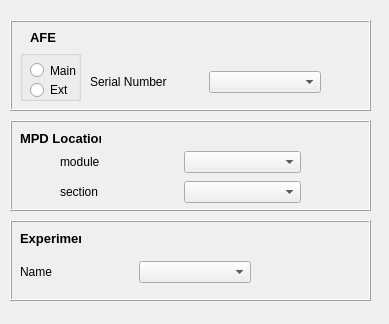
<?xml version="1.0" encoding="UTF-8"?>
<ui version="4.0">
 <class>AddSipmExtraPage</class>
 <widget class="QWizardPage" name="AddSipmExtraPage">
  <property name="geometry">
   <rect>
    <x>0</x>
    <y>0</y>
    <width>389</width>
    <height>324</height>
   </rect>
  </property>
  <property name="windowTitle">
   <string>WizardPage</string>
  </property>
  <widget class="QFrame" name="frame_5">
   <property name="geometry">
    <rect>
     <x>10</x>
     <y>20</y>
     <width>361</width>
     <height>91</height>
    </rect>
   </property>
   <property name="frameShape">
    <enum>QFrame::Box</enum>
   </property>
   <property name="frameShadow">
    <enum>QFrame::Raised</enum>
   </property>
   <widget class="QLabel" name="label_4">
    <property name="geometry">
     <rect>
      <x>20</x>
      <y>10</y>
      <width>41</width>
      <height>14</height>
     </rect>
    </property>
    <property name="font">
     <font>
      <pointsize>10</pointsize>
      <bold>true</bold>
     </font>
    </property>
    <property name="text">
     <string>AFE</string>
    </property>
   </widget>
   <widget class="QWidget" name="layoutWidget">
    <property name="geometry">
     <rect>
      <x>80</x>
      <y>50</y>
      <width>231</width>
      <height>24</height>
     </rect>
    </property>
    <layout class="QHBoxLayout" name="horizontalLayout">
     <item>
      <widget class="QLabel" name="label_5">
       <property name="text">
        <string>Serial Number</string>
       </property>
      </widget>
     </item>
     <item>
      <widget class="QComboBox" name="comboBox_afeSerialNumber"/>
     </item>
    </layout>
   </widget>
   <widget class="QGroupBox" name="groupBox">
    <property name="geometry">
     <rect>
      <x>10</x>
      <y>30</y>
      <width>61</width>
      <height>51</height>
     </rect>
    </property>
    <property name="title">
     <string/>
    </property>
    <widget class="QRadioButton" name="radioButton">
     <property name="geometry">
      <rect>
       <x>10</x>
       <y>10</y>
       <width>76</width>
       <height>21</height>
      </rect>
     </property>
     <property name="text">
      <string>Main</string>
     </property>
    </widget>
    <widget class="QRadioButton" name="radioButton_2">
     <property name="geometry">
      <rect>
       <x>10</x>
       <y>30</y>
       <width>76</width>
       <height>20</height>
      </rect>
     </property>
     <property name="text">
      <string>Ext</string>
     </property>
    </widget>
   </widget>
  </widget>
  <widget class="QFrame" name="frame">
   <property name="geometry">
    <rect>
     <x>10</x>
     <y>220</y>
     <width>361</width>
     <height>81</height>
    </rect>
   </property>
   <property name="frameShape">
    <enum>QFrame::Box</enum>
   </property>
   <property name="frameShadow">
    <enum>QFrame::Raised</enum>
   </property>
   <widget class="QLabel" name="label">
    <property name="geometry">
     <rect>
      <x>10</x>
      <y>10</y>
      <width>61</width>
      <height>16</height>
     </rect>
    </property>
    <property name="font">
     <font>
      <pointsize>10</pointsize>
      <bold>true</bold>
     </font>
    </property>
    <property name="text">
     <string>Experiment</string>
    </property>
   </widget>
   <widget class="QWidget" name="layoutWidget">
    <property name="geometry">
     <rect>
      <x>10</x>
      <y>40</y>
      <width>231</width>
      <height>24</height>
     </rect>
    </property>
    <layout class="QHBoxLayout" name="horizontalLayout_2">
     <item>
      <widget class="QLabel" name="label_2">
       <property name="text">
        <string>Name</string>
       </property>
      </widget>
     </item>
     <item>
      <widget class="QComboBox" name="comboBox"/>
     </item>
    </layout>
   </widget>
  </widget>
  <widget class="QFrame" name="frame_2">
   <property name="geometry">
    <rect>
     <x>10</x>
     <y>120</y>
     <width>361</width>
     <height>91</height>
    </rect>
   </property>
   <property name="frameShape">
    <enum>QFrame::Box</enum>
   </property>
   <property name="frameShadow">
    <enum>QFrame::Raised</enum>
   </property>
   <widget class="QLabel" name="label_3">
    <property name="geometry">
     <rect>
      <x>10</x>
      <y>10</y>
      <width>81</width>
      <height>16</height>
     </rect>
    </property>
    <property name="font">
     <font>
      <pointsize>10</pointsize>
      <bold>true</bold>
     </font>
    </property>
    <property name="text">
     <string>MPD Location</string>
    </property>
   </widget>
   <widget class="QWidget" name="">
    <property name="geometry">
     <rect>
      <x>50</x>
      <y>60</y>
      <width>241</width>
      <height>24</height>
     </rect>
    </property>
    <layout class="QHBoxLayout" name="horizontalLayout_3">
     <item>
      <widget class="QLabel" name="label_7">
       <property name="text">
        <string>section</string>
       </property>
      </widget>
     </item>
     <item>
      <widget class="QComboBox" name="comboBox_3"/>
     </item>
    </layout>
   </widget>
   <widget class="QWidget" name="">
    <property name="geometry">
     <rect>
      <x>50</x>
      <y>30</y>
      <width>241</width>
      <height>24</height>
     </rect>
    </property>
    <layout class="QHBoxLayout" name="horizontalLayout_4">
     <item>
      <widget class="QLabel" name="label_6">
       <property name="text">
        <string>module</string>
       </property>
      </widget>
     </item>
     <item>
      <widget class="QComboBox" name="comboBox_2"/>
     </item>
    </layout>
   </widget>
  </widget>
 </widget>
 <resources/>
 <connections/>
</ui>
